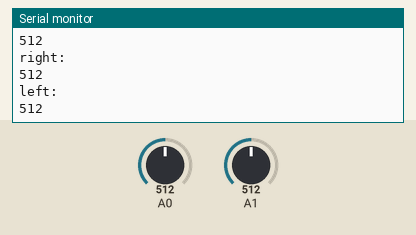
Recording of a sketch running on a simulated Arduino Uno, built with avr-gcc and run on an emulated ATmega328P. Shown: the last lines printed to the serial monitor. The inputs (shaded band) are chosen by the test bench; at power-on: A0 = 512, A1 = 512.

Above: at 1.2 s.
1.3 s: A0 set to 716
At 1.72 s:
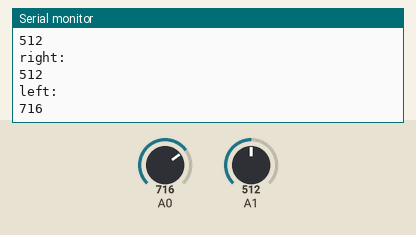
2.8 s: A1 set to 306
At 3.22 s:
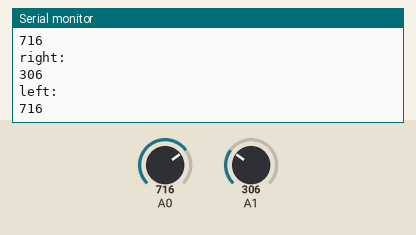
4.3 s: A0 set to 900
At 4.73 s:
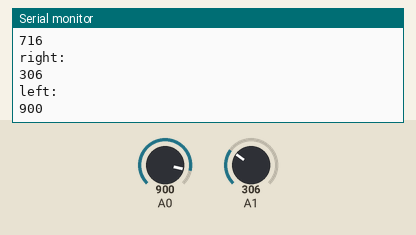
5.8 s: A1 set to 122
At 6.23 s:
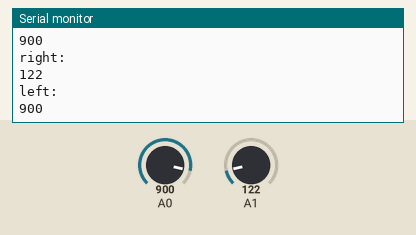
Timing chart, 0 to 8.3 s (numbered marks = the images above; inputs shaded):
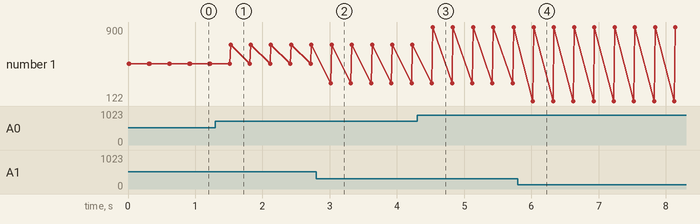

The sketch:

CODE_PRUEBA_SENSORES.ino
```cpp
/* CODE - PRUEBA DE SENSORES */

void setup() {
  Serial.begin(9600);

  pinMode(A0, INPUT);
  pinMode(A1, INPUT);

}

void loop() {

  int LEFT_SENSOR = analogRead(A0);
  int RIGHT_SENSOR = analogRead(A1);

  Serial.println("right:");
  Serial.println(RIGHT_SENSOR);
  Serial.println("left:");
  Serial.println(LEFT_SENSOR);

  delay(300);
}
```

Measured:
- after the input at 1.3 s, the serial monitor: prints a new line after 0.22 s (image 1)
- after the input at 2.8 s, the serial monitor: prints a new line after 0.22 s (image 2)
- after the input at 4.3 s, the serial monitor: prints a new line after 0.23 s (image 3)
- after the input at 5.8 s, the serial monitor: prints a new line after 0.22 s (image 4)
- plotted number 1: 512 → 716 after the input at 1.3 s, 716 → 900 after the input at 4.3 s
